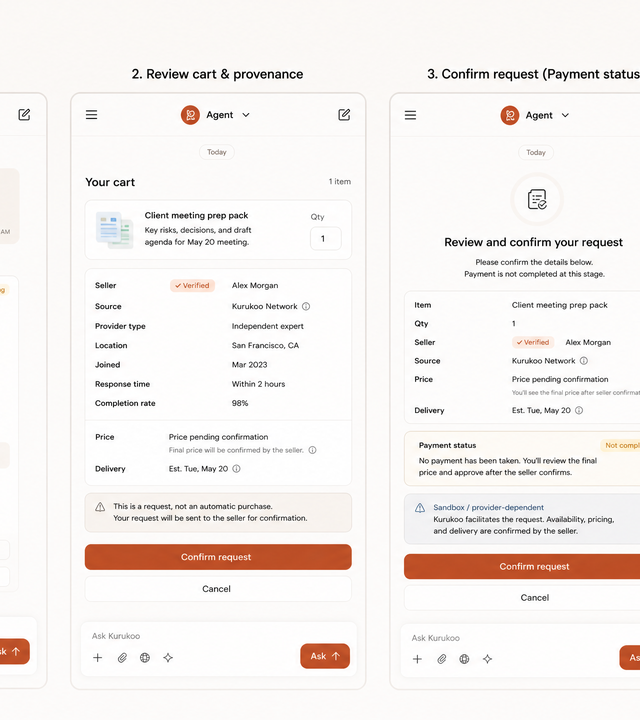
#> input picture .artifacts/checkout-reference-crop.png, 640 x 720 px
$ python extract-checkout-mobile-frames.py
#> lines starting #> are read from the running program, lines starting #| are printed output that depends on the picture
from pathlib import Path
from PIL import Image

root = Path(__file__).resolve().parents[1]
artifacts = root / '.artifacts'
source = Image.open(artifacts / 'checkout-reference-crop.png').convert('RGB')
#> source is the input picture: PIL image 640x720 RGB; mean R, G, B 245.3, 240.2, 237.7

# Coordinates are based on the existing 640x720 reference crop: the supplied board
# shows the Review-cart frame at x=70..366 and Confirm-request at x=390..640.
frames = {
    'checkout-review-mobile-reference.png': (70, 92, 366, 690),
    'checkout-confirm-mobile-reference.png': (390, 92, 640, 690),
}
for name, box in frames.items():
    frame = source.crop(box)
    frame.save(artifacts / name)
    print(f'{name}: {frame.size[0]}x{frame.size[1]} from {box}')
#> this loop made 2 passes
#> pass 1, `frame = source.crop(box)`:
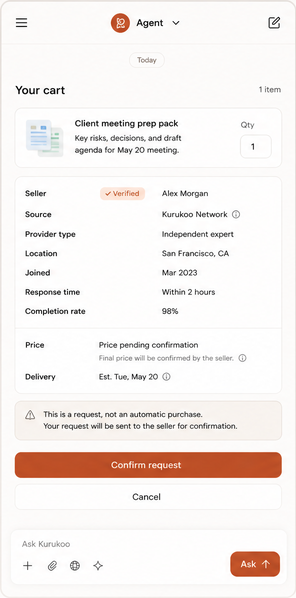
#> frame: PIL image 296x598 RGB; mean R, G, B 244.7, 238.6, 235.9
#> pass 2, `frame = source.crop(box)`:
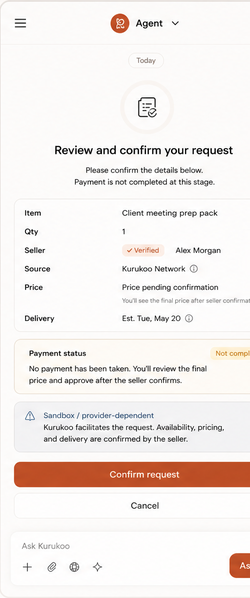
#> frame: PIL image 250x598 RGB; mean R, G, B 242.9, 236.8, 234
